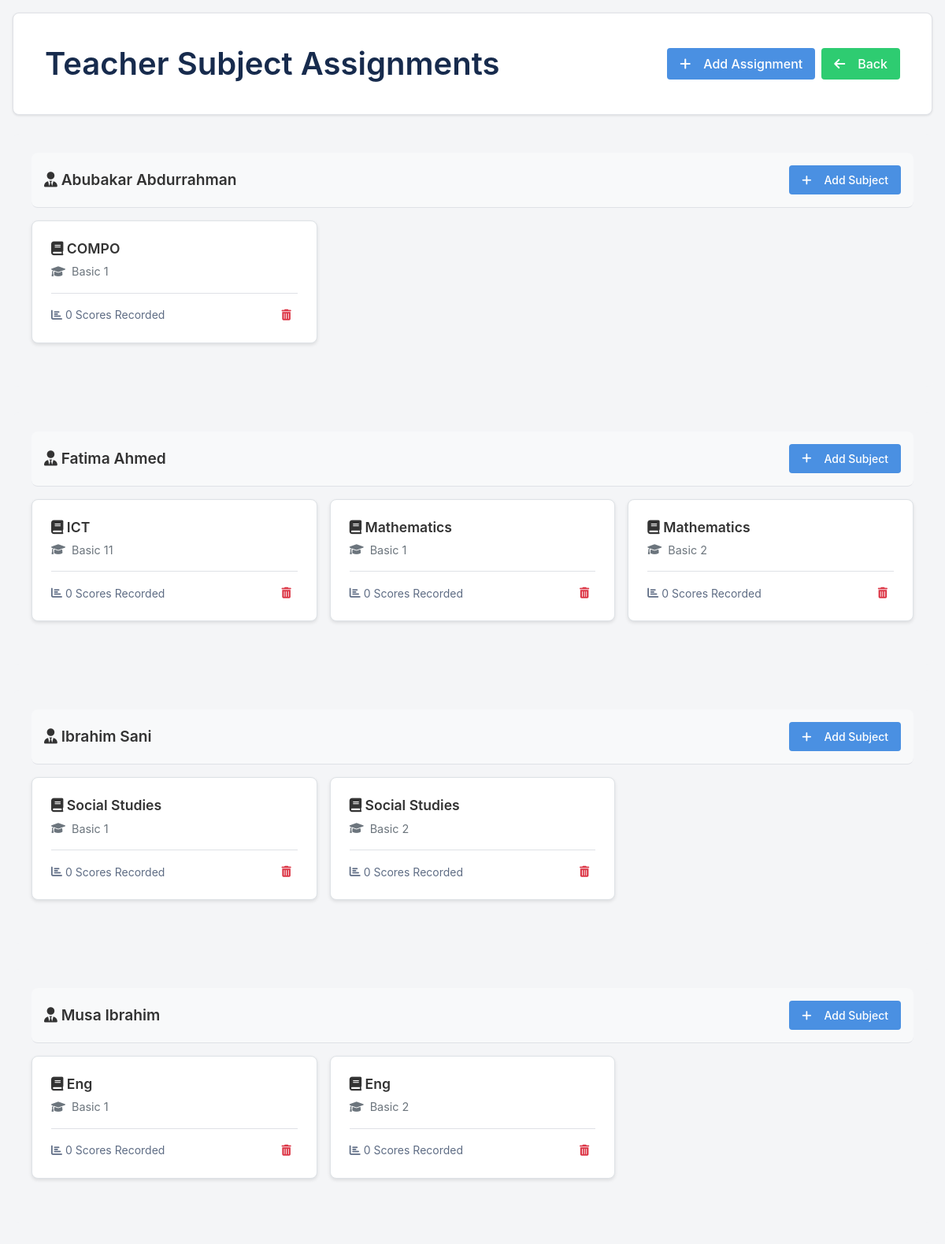
Screenshot of /admin/teacher_subjects.php (signed in) with the database file from the repository.
### tables this page shows
CREATE TABLE `teacher_subjects` (
  `id` int NOT NULL,
  `teacher_id` int NOT NULL,
  `subject_id` int NOT NULL,
  `class_id` int NOT NULL
);

CREATE TABLE `subjects` (
  `id` int NOT NULL,
  `school_id` int NOT NULL,
  `subject_name` varchar(100) NOT NULL,
  `description` varchar(255) DEFAULT NULL,
  `class_id` int DEFAULT NULL,
  `created_by` int DEFAULT NULL,
  `created_at` timestamp NOT NULL DEFAULT CURRENT_TIMESTAMP
);

CREATE TABLE `classes` (
  `id` int NOT NULL,
  `school_id` int NOT NULL,
  `class_name` varchar(100) NOT NULL,
  `description` varchar(255) DEFAULT NULL,
  `created_by` int DEFAULT NULL,
  `created_at` timestamp NOT NULL DEFAULT CURRENT_TIMESTAMP
);

### admin/teacher_subjects.php (the view, shortened to what this page needs)
<?php
require_once '../includes/db.php';
$schoolId = $_SESSION['school_id'];
$stmt = $pdo->prepare("
    SELECT ts.*,
           u.name as teacher_name,
           s.subject_name,
           c.class_name,
           (SELECT COUNT(*)
            FROM student_scores sc
            JOIN students st ON sc.student_id = st.id
            WHERE sc.created_by = ts.teacher_id
              AND sc.subject_id = ts.subject_id
              AND st.class_id = ts.class_id) as score_count
    FROM teacher_subjects ts
    JOIN users u ON ts.teacher_id = u.id AND u.role = 'teacher'
    JOIN subjects s ON ts.subject_id = s.id
    JOIN classes c ON ts.class_id = c.id
    WHERE u.school_id = ?
    ORDER BY u.name, s.subject_name, c.class_name
");
$stmt->execute([$schoolId]);
$assignments = $stmt->fetchAll();
$groupedAssignments = [];
foreach ($assignments as $assignment) {
    $teacherId = $assignment['teacher_id'];
    if (!isset($groupedAssignments[$teacherId])) {
        $groupedAssignments[$teacherId] = [
            'teacher_name' => $assignment['teacher_name'],
            'assignments' => []
        ];
    }
    $groupedAssignments[$teacherId]['assignments'][] = $assignment;
}
?>
<!DOCTYPE html>
<html lang="en">
<head>
    <link rel="stylesheet" href="https://cdnjs.cloudflare.com/ajax/libs/font-awesome/6.0.0/css/all.min.css">
    <link href="https://cdn.jsdelivr.net/npm/bootstrap@5.3.0-alpha1/dist/css/bootstrap.min.css" rel="stylesheet">
    <link rel="stylesheet" href="../assets/clean-styles.css">
</head>
<body>
    <div class="container">
        <div class="card mb-4">
            <div class="card-body d-flex justify-content-between align-items-center">
                <h1 class="mb-0">Teacher Subject Assignments</h1>
                <div class="d-flex gap-2">
                    <button onclick="showAssignModal()" class="btn btn-primary">
                        <i class="fas fa-plus"></i>
                        <span class="d-none d-md-inline ms-2">Add Assignment</span>
                    </button>
                    <a href="dashboard.php" class="btn btn-secondary">
                        <i class="fas fa-arrow-left"></i>
                        <span class="d-none d-md-inline ms-2">Back</span>
                    </a>
                </div>
            </div>
        </div>
        <?php foreach ($groupedAssignments as $teacherId => $data): ?>
            <div class="teacher-section">
                <div class="teacher-header">
                    <h2 class="teacher-name">
                        <i class="fas fa-user-tie"></i> <?= htmlspecialchars($data['teacher_name']) ?>
                    </h2>
                    <button onclick="showAssignModal('<?= $teacherId ?>')" class="btn btn-sm btn-primary">
                        <i class="fas fa-plus"></i>
                        <span class="d-none d-md-inline ms-2">Add Subject</span>
                    </button>
                </div>
                <div class="assignments-grid">
                    <?php foreach ($data['assignments'] as $assignment): ?>
                        <div class="assignment-card">
                            <div class="subject-info">
                                <h3 class="subject-name">
                                    <i class="fas fa-book"></i> <?= htmlspecialchars($assignment['subject_name']) ?>
                                </h3>
                            </div>
                            <div class="class-info">
                                <i class="fas fa-graduation-cap"></i>
                                <?= htmlspecialchars($assignment['class_name']) ?>
                            </div>
                            <div class="score-count">
                                <div class="score-info">
                                    <i class="fas fa-chart-bar"></i>
                                    <?= $assignment['score_count'] ?> Scores Recorded
                                </div>
                                <?php if ($assignment['score_count'] == 0): ?>
                                    <form method="post" action="" class="d-inline"
                                          onsubmit="return confirmDelete()">
                                        <button type="submit" name="remove_assignment" class="delete-btn"
                                                title="Remove Assignment">
                                            <i class="fas fa-trash-alt"></i>
                                        </button>
                                    </form>
                                <?php else: ?>
                                    <span class="text-muted" title="Cannot delete - scores recorded">
                                        <i class="fas fa-lock"></i>
                                    </span>
                                <?php endif; ?>
                            </div>
                        </div>
                    <?php endforeach; ?>
                </div>
            </div>
        <?php endforeach; ?>
    </div>
</body>
</html>

### assets/clean-styles.css (style rules this page uses)
:root { --primary: #2ecc71; --primary-dark: #27ae60; --primary-light: #58d68d; --secondary: #2c3e50; --secondary-dark: #1b2631; --success: #36b37e; --danger: #de350b; --warning: #ff991f; --info: #0065ff; --dark: #172b4d; --light: #f4f5f7; --white: #ffffff; --gray: #6b778c; --gray-light: #dfe1e6; --gray-dark: #253858; --body-bg: #f4f5f7; --card-bg: #ffffff; --text: #172b4d; --text-light: #5e6c84; --text-white: #ffffff; --border: #dfe1e6; --spacing-xs: 0.25rem; --spacing-sm: 0.5rem; --spacing-md: 1rem; --spacing-lg: 1.5rem; --spacing-xl: 2rem; --radius-sm: 4px; --radius: 8px; --radius-lg: 12px; --shadow-sm: 0 1px 2px rgba(0, 0, 0, 0.05); --shadow: 0 1px 3px rgba(0, 0, 0, 0.1); --shadow-lg: 0 4px 6px rgba(0, 0, 0, 0.1); --transition: 0.2s ease; }
* { margin: 0; padding: 0; box-sizing: border-box; }
html { font-size: 16px; -webkit-text-size-adjust: 100%; }
body { font-family: -apple-system, BlinkMacSystemFont, "Segoe UI", Roboto, Oxygen, Ubuntu, Cantarell, sans-serif; line-height: 1.5; color: var(--text); background-color: var(--body-bg); }
h1, h2, h3, h4, h5, h6 { margin-bottom: var(--spacing-md); font-weight: 600; line-height: 1.2; color: var(--dark); }
.container { width: 100%; padding: var(--spacing-md); margin: 0 auto; max-width: 1200px; }
.card { background: var(--card-bg); border-radius: var(--radius); box-shadow: var(--shadow); padding: var(--spacing-lg); margin-bottom: var(--spacing-md); border: 1px solid var(--border); }
.btn { display: inline-flex; align-items: center; justify-content: center; padding: var(--spacing-sm) var(--spacing-lg); border-radius: var(--radius); font-weight: 500; text-align: center; cursor: pointer; transition: var(--transition); background: var(--primary); color: var(--text-white); border: none; min-height: 40px; }
.btn-sm { padding: 0.25rem 0.5rem; font-size: 0.875rem; min-height: 32px; }
.d-flex { display: flex !important; }
.justify-content-between { justify-content: space-between !important; }
.align-items-center { align-items: center !important; }
.mb-0 { margin-bottom: 0 !important; }
.assignments-grid { display: grid; grid-template-columns: repeat(auto-fill, minmax(300px, 1fr)); gap: var(--spacing-md); margin-bottom: 2rem !important; }
.assignment-card { background: var(--white) !important; border-radius: var(--radius) !important; padding: 1.5rem !important; box-shadow: 0 2px 4px rgba(0,0,0,0.1) !important; transition: transform 0.2s !important; }
.teacher-section { background: var(--light) !important; border-radius: var(--radius) !important; padding: 1.5rem !important; margin-bottom: 2rem !important; }
.teacher-header { display: flex !important; justify-content: space-between !important; align-items: center !important; margin-bottom: 1rem !important; padding-bottom: 1rem !important; border-bottom: 1px solid var(--border) !important; }
.score-count { display: flex !important; align-items: center !important; justify-content: space-between !important; margin-top: 1rem !important; padding-top: 1rem !important; border-top: 1px solid var(--border) !important; color: var(--text-light) !important; }
.btn { display: inline-flex; align-items: center; gap: 0.5rem; padding: 0.5rem 1rem; border-radius: 0.25rem; border: none; cursor: pointer; transition: all 0.2s ease; }
.btn-primary { background-color: #4A90E2; color: white; }

### rows the page displays
teacher_subjects: subject.subject_name "COMPO", class.class_name "Basic 1", score_count "0"
teacher_subjects: subject.subject_name "ICT", class.class_name "Basic 11", score_count "0"
teacher_subjects: subject.subject_name "Mathematics", class.class_name "Basic 1", score_count "0"
teacher_subjects: subject.subject_name "Mathematics", class.class_name "Basic 2", score_count "0"
teacher_subjects: subject.subject_name "Social Studies", class.class_name "Basic 1", score_count "0"
teacher_subjects: subject.subject_name "Social Studies", class.class_name "Basic 2", score_count "0"
teacher_subjects: teacher_name "Musa Ibrahim", subject.subject_name "Eng", class.class_name "Basic 2", score_count "0"
teacher_subjects: subject.subject_name "Eng", class.class_name "Basic 1", score_count "0"

### other values shown
$data['teacher_name'] "Abubakar Abdurrahman"
$data['teacher_name'] "Fatima Ahmed"
$data['teacher_name'] "Ibrahim Sani"
